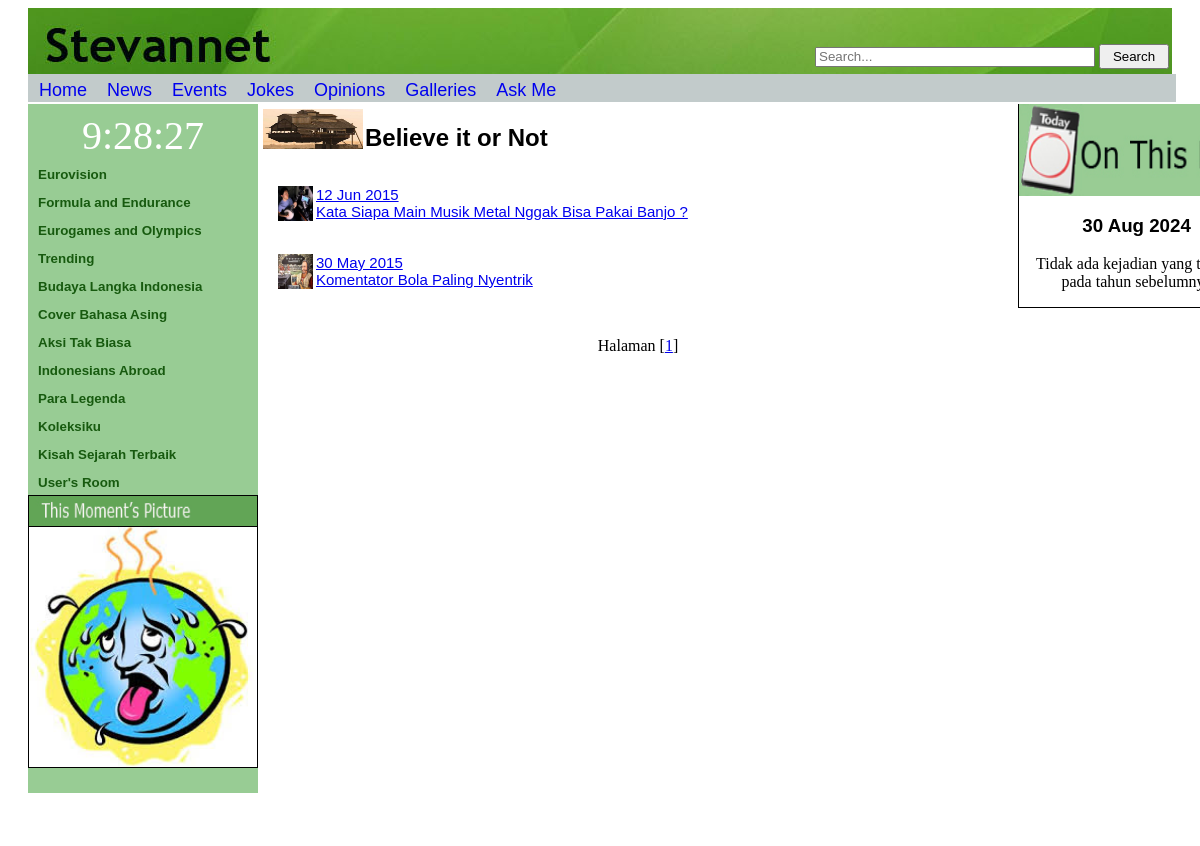
The app's page /unusual.php with its own data.
### tables this page shows
CREATE TABLE `articles` (
  `id` int(11) NOT NULL,
  `judul` varchar(200) NOT NULL,
  `tanggal_muat` varchar(20) NOT NULL,
  `tanggal_terjadi` varchar(20) NOT NULL,
  `id_jenis` int(11) NOT NULL,
  `id_topik` int(11) NOT NULL,
  `isi` text DEFAULT NULL,
  `gambar` varchar(200) DEFAULT NULL,
  `sumber` varchar(50) DEFAULT NULL
);

### unusual.php (the view, shortened to what this page needs)
<html>
	<head>
		<link rel="stylesheet" href="penampilan.css">
		<div id="header">
			<div id="searchform">
				<form class="search" action="searches.php">
					<?php
						include("searchMenu.php");
					?>
				</form>
			</div>
		</div>
		<?php
			include("menuAtas.php");
		?>
	</head>
	<body onload="startTime()">
		<div class="leftside">
			<?php
				require("leftDIV.php");
			?>
		</div>
		<div class="center">
			<img src="Images/unusualTitle.jpg" style="width:100px; height:40px; margin-left:5px; margin-top:5px;">
			<h2 style="display: inline; margin-left:-2px; vertical-align:text-bottom;">
				Believe it or Not
			</h2><br><br>
			<p>
				<?php
					include "db.inc.php";
					$halaman=isset($_GET['page'])?(int) $_GET['page']:1;
					$offset=($halaman-1)*8;
					$sqlstr = "SELECT * from articles WHERE id_topik='7' order by id DESC limit $offset,8";
					$hasil_1=mysqli_query($connection, $sqlstr);
					$row=mysqli_fetch_row($hasil_1);
					do{
						list($id,$judul,$tanggal_muat,$tanggal_terjadi,$id_jenis,$id_topik,$isi,$gambar,$sumber) = $row;
						if(!empty($gambar))
							echo "<img src='Images/$gambar' width=35px height=35px align=left>";
						echo "<a href='berita_detail.php?id=$id'>$tanggal_muat<br>$judul</a><br>";
						echo "<br><br>";
					}while($row=mysqli_fetch_row($hasil_1));
					$sqlstr = "SELECT * from articles WHERE id_topik='7'";
					$hasil_2 = mysqli_query($connection, $sqlstr);
					$jumlah = mysqli_num_rows($hasil_2);
					$i=$jumlah/8;
					$i=ceil($i);
					echo "<center>Halaman ";
					for($j=1;$j<=$i;$j++)
					{
						$awal = (($j-1)*4+$j)-1;
						echo "[<a href='unusual.php?awal=$awal&page=$j'>$j</a>]";
					}
				?>
			</p>
		</div>
		<div class="right">
			<?php
				require("rightDIV.php");
			?>
		</div>
		<div class="footer">
		</div>
	</body>
</html>

### penampilan.css (style rules this page uses)
#header { background:url('Images/Header.jpg'); height:70px; margin-left: 20px; margin-right: 20px; }
.center h2, h3, h4 { font-family: Verdana, Arial, Helvetica, sans-serif; margin-left:20px; margin-right:20px; text-align:justify; }
.center p, ol { font-family: Verdana, Arial, Helvetica, sans-serif; margin-left:20px; margin-right:20px; text-align:justify; font-size: 15px; }
.leftside { float:left; width:230px; margin-left: 20px; margin-bottom: -25px; background-color: #98CC94; }
.center, .centerdetail { float:left; width:760px; display: inline-block; }
.right { float:left; width:19.6%; display: inline-block; border:1px solid; position:absolute; }
.footer { background:url('Images/Footer.jpg'); clear:both; height:70px; width:97%; margin-left: 20px; margin-right: 50px; text-align: center; position: relative; z-index:1; }

### records on screen
articles: gambar (picture), tanggal_muat "12 Jun 2015", judul "Kata Siapa Main Musik Metal Nggak Bisa Pakai Banjo ?"
articles: gambar (picture), tanggal_muat "30 May 2015", judul "Komentator Bola Paling Nyentrik"
